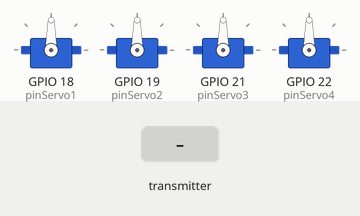
Bench run of a sketch on a simulated ESP32. Shown: 4 × servo. Inputs (shaded band) come from the test bench. What the sketch prints to the serial monitor is not drawn.

Above: at 1.2 s.
1.3 s: the transmitter starts sending joy1_x = 1024
At 2.1 s:
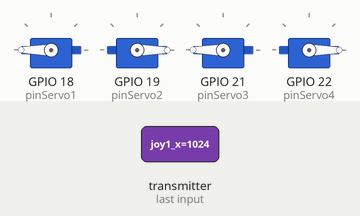
2.8 s: the transmitter starts sending joy1_y = 1024
5.8 s: the transmitter starts sending joy1_x = 0
At 6.9 s:
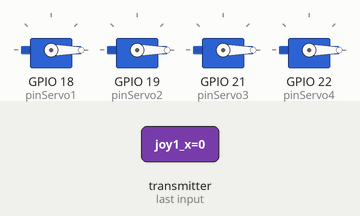
7.3 s: the transmitter starts sending joy1_y = 0
At 7.9 s:
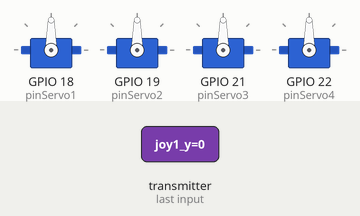
8.8 s: the transmitter starts sending joy1_y = 2048
At 10.0 s:
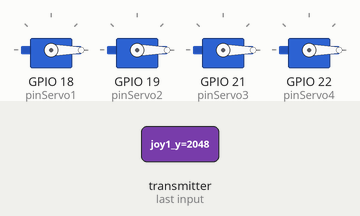
10.3 s: the transmitter starts sending joy1_x = 2048
At 11.4 s:
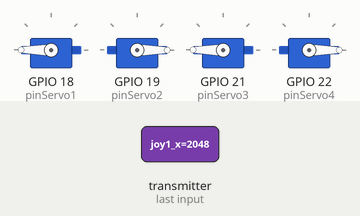
Timing chart, 0 to 13.3 s (numbered marks = the images above; inputs shaded):
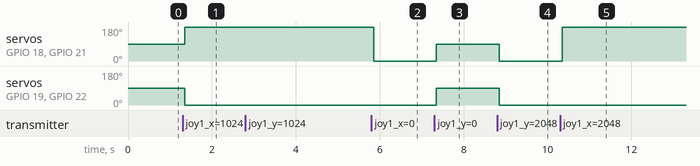

The sketch:

coche.ino
```cpp
#include <esp_now.h>
#include <esp_wifi.h>
#include <WiFi.h>
#include <ESP32Servo.h>

// Definición de los pines de los servos
int pinServo2 = 19; // derecha delante
int pinServo4 = 22; // derecha atras
int pinServo1 = 18; // izquierda delante
int pinServo3 = 21; // izquierda atras

Servo servo1;
Servo servo2;
Servo servo3;
Servo servo4;

// Estructura para recibir los datos del mando
typedef struct struct_message {
  int joy1_x;
  int joy1_y;
  int joy1_sw;
  int joy2_x;
  int joy2_y;
  int joy2_sw;
} struct_message;

struct_message myData;

// Margen para considerar que el joystick está en el centro
const int MARGIN = 10;

// Función de callback que se ejecuta cuando se reciben datos
void OnDataRecv(const uint8_t * mac, const uint8_t *incomingData, int len) {
  memcpy(&myData, incomingData, sizeof(myData));
  Serial.print("Datos Recibidos: ");
  Serial.print("\tJOY1_X: "); Serial.print(myData.joy1_x);
  Serial.print("\tJOY1_Y: "); Serial.print(myData.joy1_y);
  Serial.print("\tJOY1_SW: "); Serial.println(myData.joy1_sw);
}

void setup() {
  // Inicializar el monitor serie
  Serial.begin(115200);

  // Configurar el dispositivo como una estación Wi-Fi
  WiFi.mode(WIFI_STA);

  // Inicializar ESP-NOW
  if (esp_now_init() != ESP_OK) {
    Serial.println("Error initializing ESP-NOW");
    return;
  }

  // Registrar la función de callback para recibir datos
  esp_now_register_recv_cb(esp_now_recv_cb_t(OnDataRecv));

  // Inicializar los servos
  servo1.attach(pinServo1);
  servo2.attach(pinServo2);
  servo3.attach(pinServo3);
  servo4.attach(pinServo4);

  // Parar el coche al inicio
  parar();

  Serial.println("----------------------------------------------------------");
  Serial.println("SOY EL COCHE, MI MAC-ADDRESS ES:");
  readMacAddress();
  Serial.println("----------------------------------------------------------");
  Serial.println("ESP-NOW ComunicationOneWay: Esperando datos...");

}

void loop() {
  // Controlar el coche según los valores recibidos del joystick
  if (myData.joy1_x > 100 - MARGIN) {
    alante();
    Serial.println("-- ALANTE --");
  } else if (myData.joy1_x < -100 + MARGIN) {
    atras();
    Serial.println("-- ATRAS --");
  } else if (myData.joy1_y > 100 - MARGIN) {
    izq();
    Serial.println("-- IZQ --");
  } else if (myData.joy1_y < -100 + MARGIN) {
    der();
    Serial.println("-- DER --");
  } else {
    parar();
    //Serial.println("-- STOP --");
  }
}

void alante() {
  int pos1 = 180;
  int pos2 = 0;
  servo1.write(pos1);
  servo2.write(pos2);
  servo3.write(pos1);
  servo4.write(pos2);
}

void atras() {
  int pos1 = 0;
  int pos2 = 180;
  servo1.write(pos1);
  servo2.write(pos2);
  servo3.write(pos1);
  servo4.write(pos2);
}

void izq() {
  int pos1 = 0;
  int pos2 = 180;
  servo1.write(pos1);
  servo2.write(pos1);
  servo3.write(pos1);
  servo4.write(pos1);
}

void der() {
  int pos1 = 0;
  int pos2 = 180;
  servo1.write(pos2);
  servo2.write(pos2);
  servo3.write(pos2);
  servo4.write(pos2);
}

void parar() {
  int posNeutral = 90;
  servo1.write(posNeutral);
  servo2.write(posNeutral);
  servo3.write(posNeutral);
  servo4.write(posNeutral);
}

void readMacAddress(){
  uint8_t baseMac[6];
  esp_err_t ret = esp_wifi_get_mac(WIFI_IF_STA, baseMac);
  if (ret == ESP_OK) {
    Serial.printf("%02x:%02x:%02x:%02x:%02x:%02x\n",
                  baseMac[0], baseMac[1], baseMac[2],
                  baseMac[3], baseMac[4], baseMac[5]);
  } else {
    Serial.println("Failed to read MAC address");
  }
}
```

Measured:
- after the input at 1.3 s, servo on GPIO 18 (pinServo1), servo on GPIO 21 (pinServo3): 90° → 180° after 0.05 s; servo on GPIO 19 (pinServo2), servo on GPIO 22 (pinServo4): 90° → 0° after 0.05 s
- after the input at 5.8 s, servo on GPIO 18 (pinServo1), servo on GPIO 21 (pinServo3): 180° → 0° after 0.06 s
- after the input at 7.3 s, servo on GPIO 18 (pinServo1), servo on GPIO 19 (pinServo2), servo on GPIO 21 (pinServo3), servo on GPIO 22 (pinServo4): 0° → 90° after 0.05 s
- after the input at 8.8 s, servo on GPIO 18 (pinServo1), servo on GPIO 19 (pinServo2), servo on GPIO 21 (pinServo3), servo on GPIO 22 (pinServo4): 90° → 0° after 0.05 s
- after the input at 10.3 s, servo on GPIO 18 (pinServo1), servo on GPIO 21 (pinServo3): 0° → 180° after 0.05 s
